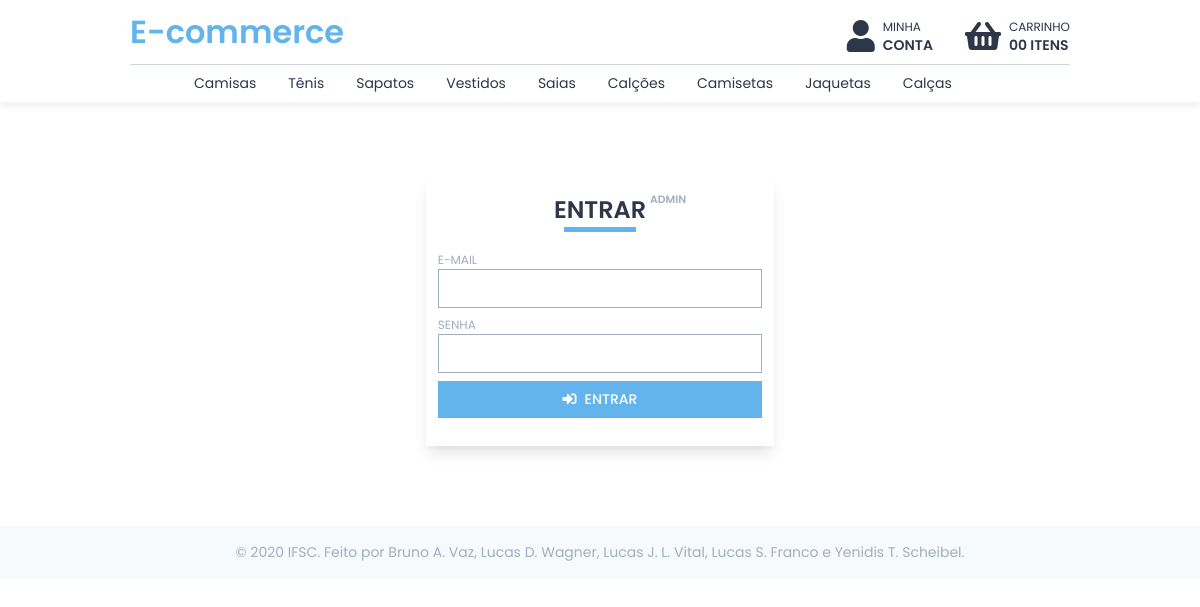
The app's page /admin.php with its own data.
### tables this page shows
CREATE TABLE `categorias` (
  `id` int(11) NOT NULL,
  `nome` text NOT NULL
);

### components/CategoriesMenu.php (the view, shortened to what this page needs)
<?php
  try {
    $pdo = new PDO("mysql:host=localhost; dbname=database", "root", "");
    $pdo->setAttribute(PDO::ATTR_ERRMODE, PDO::ERRMODE_EXCEPTION);
    $pdo->exec("set names utf8");
  } catch (PDOException $error) {
    echo "Erro na conexão:".$error->getMessage();
  }
?>
<div class="categories-menu">
  <div class="scrollable-menu">
    <?php
      try {
        $query = "SELECT * FROM categorias";
        $stmt = $pdo->prepare($query);
        if ($stmt->execute()) {
          while ($categoria = $stmt->fetch(PDO::FETCH_OBJ)) {
            echo '
    <a class="category-link" href="/e-commerce/produtos.php/?id_categoria='.$categoria->id.'">'.$categoria->nome.'</a>
            ';
          }
        } else {
          throw new PDOException("Erro: Não foi possível executar a declaração sql");
        }
      } catch (PDOException $error) {
        echo "Erro: ".$error->getMessage();
      }
    ?>
  </div>
</div>

### components/Head.php (style rules this page uses)
html, body { min-width: 100%; min-height: 100%; }
* { --md: 0 4px 6px -1px rgba(0, 0, 0, 0.1), 0 2px 4px -1px rgba(0, 0, 0, 0.06); --lg: 0 10px 15px -3px rgba(0, 0, 0, 0.1), 0 4px 6px -2px rgba(0, 0, 0, 0.05); --xl: 0 20px 25px -5px rgba(0, 0, 0, 0.1), 0 10px 10px -5px rgba(0, 0, 0, 0.04); --grey1: #f7fafc; --grey2: #edf2f7; --grey3: #e2e8f0; --grey4: #cbd5e0; --grey5: #a0aec0; --grey6: #718096; --grey7: #4a5568; --grey8: #2d3748; --grey9: #1a202c; --blue1: #ebf8ff; --blue4: #63b3ed; --blue5: #4299e1; --blue6: #3182ce; --green1: #f0fff4; --green4: #68d391; --green5: #48bb78; --green6: #38a169; --yellow1: #fffff0; --yellow4: #f6e05e; --yellow5: #ecc94b; --yellow6: #d69e2e; --red1: #fff5f5; --red4: #fc8181; --red5: #f56565; --red6: #e53e3e; margin: 0; padding: 0; font-family: "Poppins"; }

### components/CategoriesMenu.php (style rules this page uses)
.categories-menu { position: relative; width: 100%; grid-column: 2 / span 12; display: flex; user-select: none; border-top: 1px solid var(--grey4); }
.scrollable-menu { margin: 0 3rem; display: flex; overflow-x: hidden; }
.category-link { text-decoration: none; padding: .5rem 1rem; color: var(--grey8); cursor: pointer; font-size: .875rem; }

### records on screen
categorias: nome "Camisas"
categorias: nome "Tênis"
categorias: nome "Sapatos"
categorias: nome "Vestidos"
categorias: nome "Saias"
categorias: nome "Calções"
categorias: nome "Camisetas"
categorias: nome "Jaquetas"
categorias: nome "Calças"

### other values on screen
$quantidade "00"
